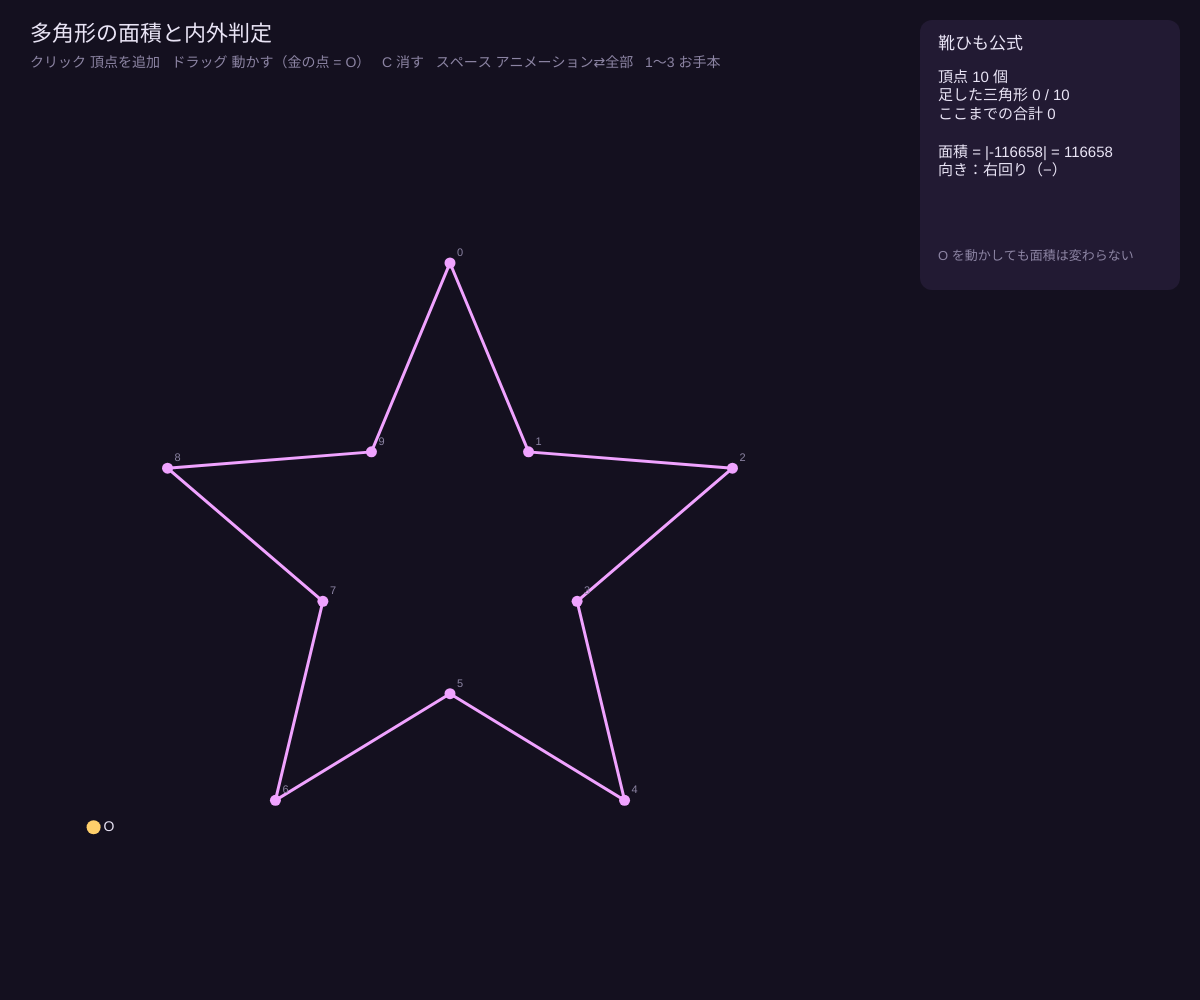
Frame 1 (no input)
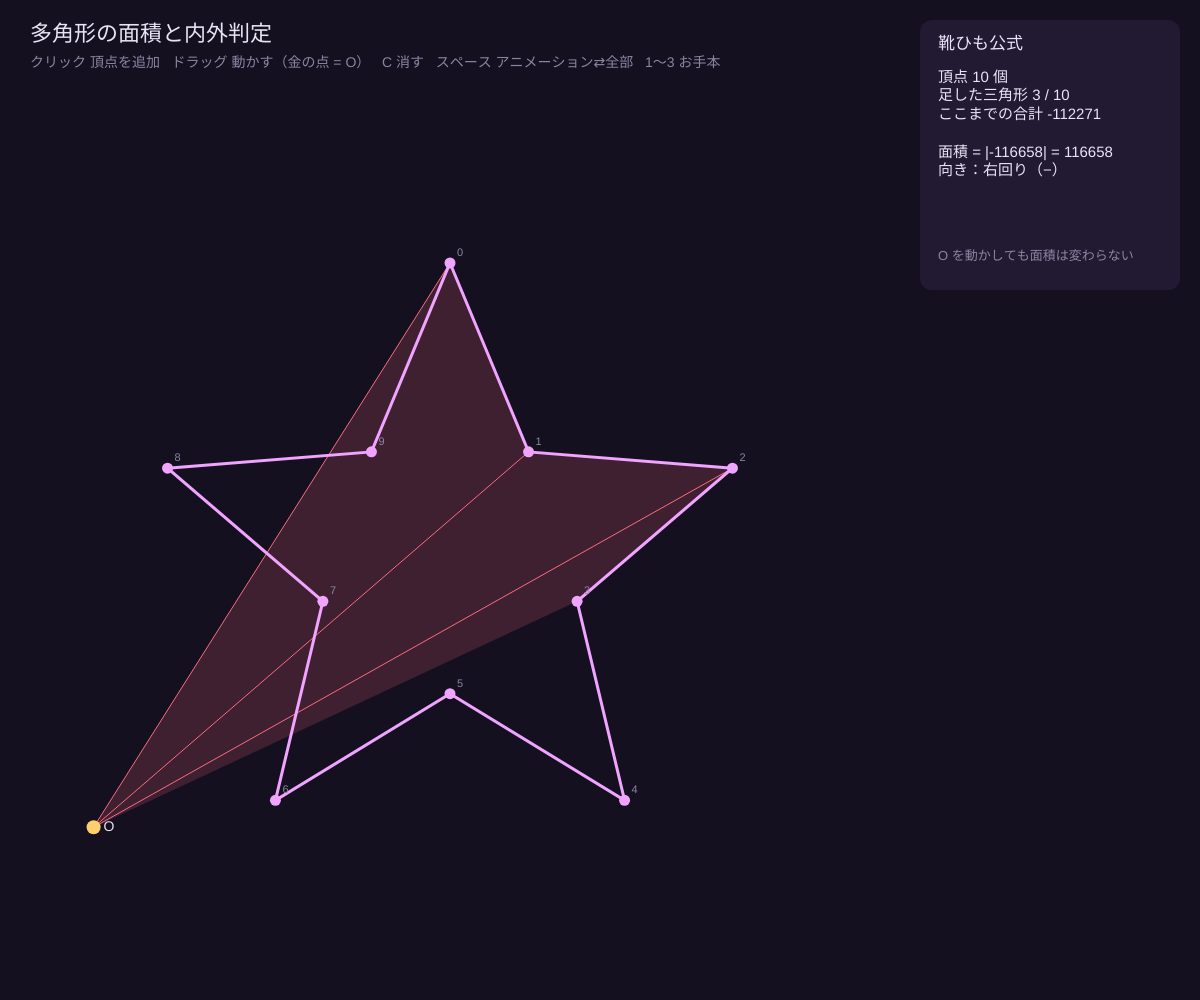
Frame 60 (no input)
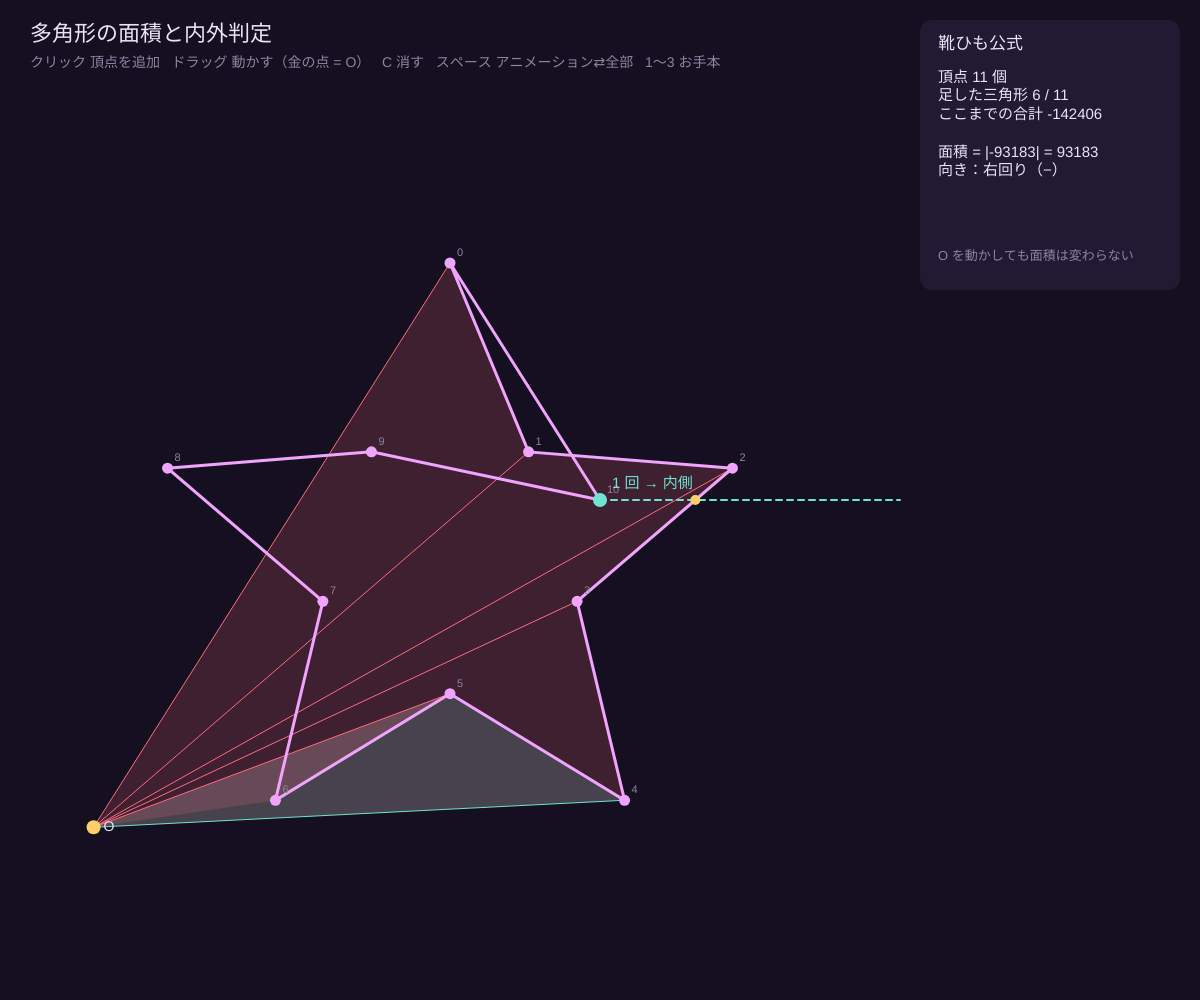
Frame 120 (the mouse pressed at the canvas centre since frame 60)

The p5.js sketch that drew these frames (run headless with seeded random() and noise() and a simulated clock; from frame 60 on, the mouse is pressed at the canvas centre):

// p5.js sketch
// ── sketch.js
// ============================================
// 14 多角形の面積と内外判定
// 面積：基準点 O と各辺でできる三角形の「符号つき面積」（外積 ÷ 2）を足すだけ（靴ひも公式）
//       左回りの辺は +（緑）、右回りの辺は −（赤）。はみ出た部分が打ち消し合う
// 内外：マウスの点から右へ半直線をのばし、辺と交わる回数が奇数なら内側、偶数なら外側
// 操作：クリック = 頂点を追加 / ドラッグ = 頂点や O を動かす / C = 全部消す
//       スペース = 三角形を 1 つずつ足すアニメーション⇄全部 / 1〜3 = お手本（星・くし形・うず巻き）
// ============================================

let poly = [];
let O;                  // 面積を計算する基準点（どこに置いても答えは同じ）
let animate = true;
let drag = null;

const BG = '#14101f', PANEL = '#221a33', FG = '#e9e4f5', DIM = '#8c84a3';
const ORCHID = '#f0a3ff', MINT = '#6fe3d0', GOLD = '#ffcf6b', BAD = '#ff6b81';

function setup() {
  createCanvas(windowWidth, windowHeight);
  preset(1);
}

function preset(k) {
  let cx = (width - 300) / 2, cy = height * 0.56, R = min(width - 300, height) * 0.33;
  poly = [];
  if (k === 1) for (let i = 0; i < 10; i++) { let a = -HALF_PI + (i * TWO_PI) / 10, r = i % 2 ? R * 0.45 : R; poly.push(createVector(cx + cos(a) * r, cy + sin(a) * r)); }
  if (k === 2) {   // くし形（へこみが多い）
    let xs = [-1, -1, -0.6, -0.6, -0.2, -0.2, 0.2, 0.2, 0.6, 0.6, 1, 1];
    let ys = [0.8, -0.8, -0.8, 0.3, 0.3, -0.8, -0.8, 0.3, 0.3, -0.8, -0.8, 0.8];
    for (let i = 0; i < xs.length; i++) poly.push(createVector(cx + xs[i] * R, cy + ys[i] * R));
  }
  if (k === 3) for (let i = 0; i < 26; i++) { let a = i * 0.5, r = R * (0.15 + i * 0.033); poly.push(createVector(cx + cos(a) * r, cy + sin(a) * r)); }
  O = createVector(cx - R * 1.2, cy + R * 0.9);
}

// 画面は y が下向きなので、y を反転して計算（+ = 左回り）
function turn(o, a, b) { return (a.x - o.x) * (o.y - b.y) - (o.y - a.y) * (b.x - o.x); }

function draw() {
  background(BG);
  let n = poly.length;
  let shownTri = animate ? floor(frameCount / 20) % (n + 8) : n;   // 何枚目の三角形まで表示するか
  let sum = 0;

  // 符号つき三角形
  for (let i = 0; i < n && n >= 3; i++) {
    let a = poly[i], b = poly[(i + 1) % n];
    let s = turn(O, a, b) / 2;
    if (i < shownTri) {
      sum += s;
      noStroke(); fill(s > 0 ? 'rgba(111,227,208,0.18)' : 'rgba(255,107,129,0.18)');
      triangle(O.x, O.y, a.x, a.y, b.x, b.y);
      stroke(s > 0 ? MINT : BAD); strokeWeight(1); line(O.x, O.y, a.x, a.y);
    }
  }
  // 多角形
  noFill(); stroke(ORCHID); strokeWeight(3);
  beginShape(); for (let p of poly) vertex(p.x, p.y); if (n >= 3) endShape(CLOSE); else endShape();
  noStroke();
  poly.forEach((p, i) => { fill(ORCHID); circle(p.x, p.y, 11); fill(DIM); textSize(11); text(i, p.x + 7, p.y - 7); });
  fill(GOLD); circle(O.x, O.y, 14); fill(FG); textSize(14); text('O', O.x + 10, O.y + 4);

  // 内外判定（マウスから右へ）
  let crossings = [];
  if (n >= 3 && mouseX < width - 300 && mouseY > 90) {
    for (let i = 0; i < n; i++) {
      let a = poly[i], b = poly[(i + 1) % n];
      if ((a.y > mouseY) !== (b.y > mouseY)) {   // 辺がマウスの高さをまたぐ
        let x = a.x + ((mouseY - a.y) * (b.x - a.x)) / (b.y - a.y);
        if (x > mouseX) crossings.push(x);
      }
    }
    let inside = crossings.length % 2 === 1;
    stroke(inside ? MINT : DIM); strokeWeight(2); drawingContext.setLineDash([6, 5]);
    line(mouseX, mouseY, width - 300, mouseY); drawingContext.setLineDash([]);
    noStroke(); fill(GOLD); for (let x of crossings) circle(x, mouseY, 10);
    fill(inside ? MINT : BAD); circle(mouseX, mouseY, 14);
    textSize(15); text(`${crossings.length} 回 → ${inside ? '内側' : '外側'}`, mouseX + 12, mouseY - 12);
  }

  // パネル
  let px = width - 280, total = 0;
  for (let i = 0; i < n && n >= 3; i++) total += turn(O, poly[i], poly[(i + 1) % n]) / 2;
  fill(PANEL); rect(px, 20, 260, 270, 12);
  fill(FG); textAlign(LEFT, TOP); textSize(17); text('靴ひも公式', px + 18, 36);
  textSize(15);
  text(`頂点 ${n} 個\n足した三角形 ${min(shownTri, n)} / ${n}\nここまでの合計 ${round(sum)}\n\n面積 = |${round(total)}| = ${round(abs(total))}\n向き：${total > 0 ? '左回り（+）' : total < 0 ? '右回り（−）' : '—'}`, px + 18, 70);
  fill(DIM); textSize(13); text('O を動かしても面積は変わらない', px + 18, 250);
  textAlign(LEFT, BASELINE);

  fill(FG); textAlign(LEFT, TOP); textSize(22); text('多角形の面積と内外判定', 30, 24);
  fill(DIM); textSize(14); text('クリック 頂点を追加   ドラッグ 動かす（金の点 = O）   C 消す   スペース アニメーション⇄全部   1〜3 お手本', 30, 56);
  if (n < 3) { fill(BAD); textSize(16); text('頂点を 3 つ以上クリックしてください', 30, 84); }
  textAlign(LEFT, BASELINE);
}

function mousePressed() {
  if (mouseX > width - 290) return;
  drag = null;
  if (dist(mouseX, mouseY, O.x, O.y) < 14) drag = O;
  for (let p of poly) if (dist(mouseX, mouseY, p.x, p.y) < 12) drag = p;
  if (!drag && mouseY > 100) poly.push(createVector(mouseX, mouseY));
}
function mouseDragged() { if (drag) { drag.x = mouseX; drag.y = mouseY; } }
function mouseReleased() { drag = null; }

function keyPressed() {
  if (key === ' ') { animate = !animate; return false; }
  if (key === 'c' || key === 'C') poly = [];
  if ('123'.includes(key)) preset(Number(key));
}

function windowResized() { resizeCanvas(windowWidth, windowHeight); preset(1); }
